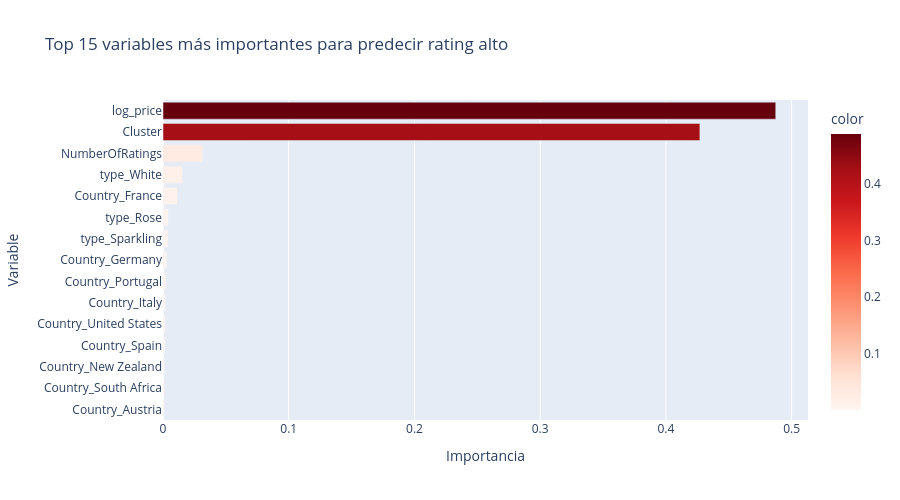

The notebook cell saved with this chart:
### Markdown cell above
## 7.6 Importancia de variables

Este gráfico muestra qué variables contribuyen más a la predicción de rating alto. Es el insight clave que alimentará el RAG.

### Code cell
importancias = pd.Series(rf.feature_importances_,
                         index=X_enc.columns).sort_values(ascending=True).tail(15)

fig = px.bar(
    x=importancias.values, y=importancias.index,
    orientation='h',
    title='Top 15 variables más importantes para predecir rating alto',
    labels={'x':'Importancia','y':'Variable'},
    color=importancias.values,
    color_continuous_scale='Reds'
)
fig.update_layout(height=500)
fig.show()

print("\n🔝 Top 5 variables predictoras:")
for var, imp in importancias.tail(5).iloc[::-1].items():
    print(f"   {var}: {imp:.4f}")

### Figure 1 — Plotly figure (JSON) as saved in the notebook; plotly's stock layout.template omitted (floating-point values rounded to 4 significant figures)
{"data": [{"hovertemplate": "Importancia=%{x}<br>Variable=%{y}<br>color=%{marker.color}<extra></extra>", "legendgroup": "", "marker": {"color": [0.001274, 0.001351, 0.001472, 0.001683, 0.001834, 0.001952, 0.002318, 0.003129, 0.004006, 0.004362, 0.01162, 0.01556, 0.03159, 0.427, 0.4873], "coloraxis": "coloraxis", "pattern": {"shape": ""}}, "name": "", "orientation": "h", "showlegend": false, "textposition": "auto", "type": "bar", "x": [0.001274, 0.001351, 0.001472, 0.001683, 0.001834, 0.001952, 0.002318, 0.003129, 0.004006, 0.004362, 0.01162, 0.01556, 0.03159, 0.427, 0.4873], "xaxis": "x", "y": ["Country_Austria", "Country_South Africa", "Country_New Zealand", "Country_Spain", "Country_United States", "Country_Italy", "Country_Portugal", "Country_Germany", "type_Sparkling", "type_Rose", "Country_France", "type_White", "NumberOfRatings", "Cluster", "log_price"], "yaxis": "y"}], "layout": {"barmode": "relative", "coloraxis": {"colorbar": {"title": {"text": "color"}}, "colorscale": [[0, "rgb(255,245,240)"], [0.125, "rgb(254,224,210)"], [0.25, "rgb(252,187,161)"], [0.375, "rgb(252,146,114)"], [0.5, "rgb(251,106,74)"], [0.625, "rgb(239,59,44)"], [0.75, "rgb(203,24,29)"], [0.875, "rgb(165,15,21)"], [1, "rgb(103,0,13)"]]}, "height": 500, "legend": {"tracegroupgap": 0}, "title": {"text": "Top 15 variables más importantes para predecir rating alto"}, "xaxis": {"anchor": "y", "domain": [0, 1], "title": {"text": "Importancia"}}, "yaxis": {"anchor": "x", "domain": [0, 1], "title": {"text": "Variable"}}}}
